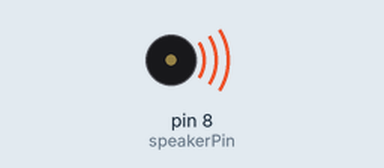
Recording of a sketch running on a simulated Arduino Uno, built with avr-gcc and run on an emulated ATmega328P. On the bench: buzzer (waves = sounding).

Above: at 0.1 s.
Timing chart, 0 to 1.6 s (numbered marks = the images above):
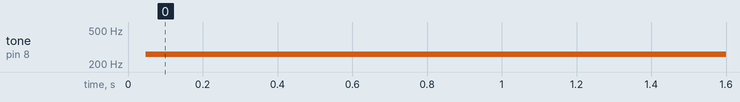

The sketch:

notas.ino
```cpp
int speakerPin = 8;

void setup() {
   pinMode(speakerPin, OUTPUT);
}

void loop() {
 // Do
   digitalWrite(speakerPin, HIGH);
   delayMicroseconds(1915);
   digitalWrite(speakerPin, LOW);
   delayMicroseconds(1915);
}
```

Measured:
- by itself, tone on pin 8 (speakerPin): silent → 260 Hz at 0.05 s
